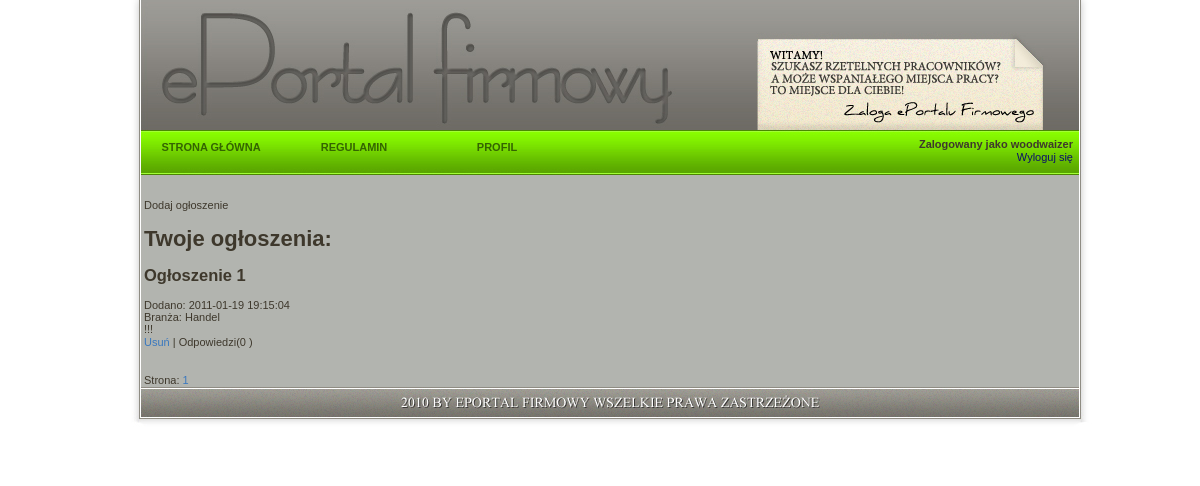
The app's page / (signed in), older data.
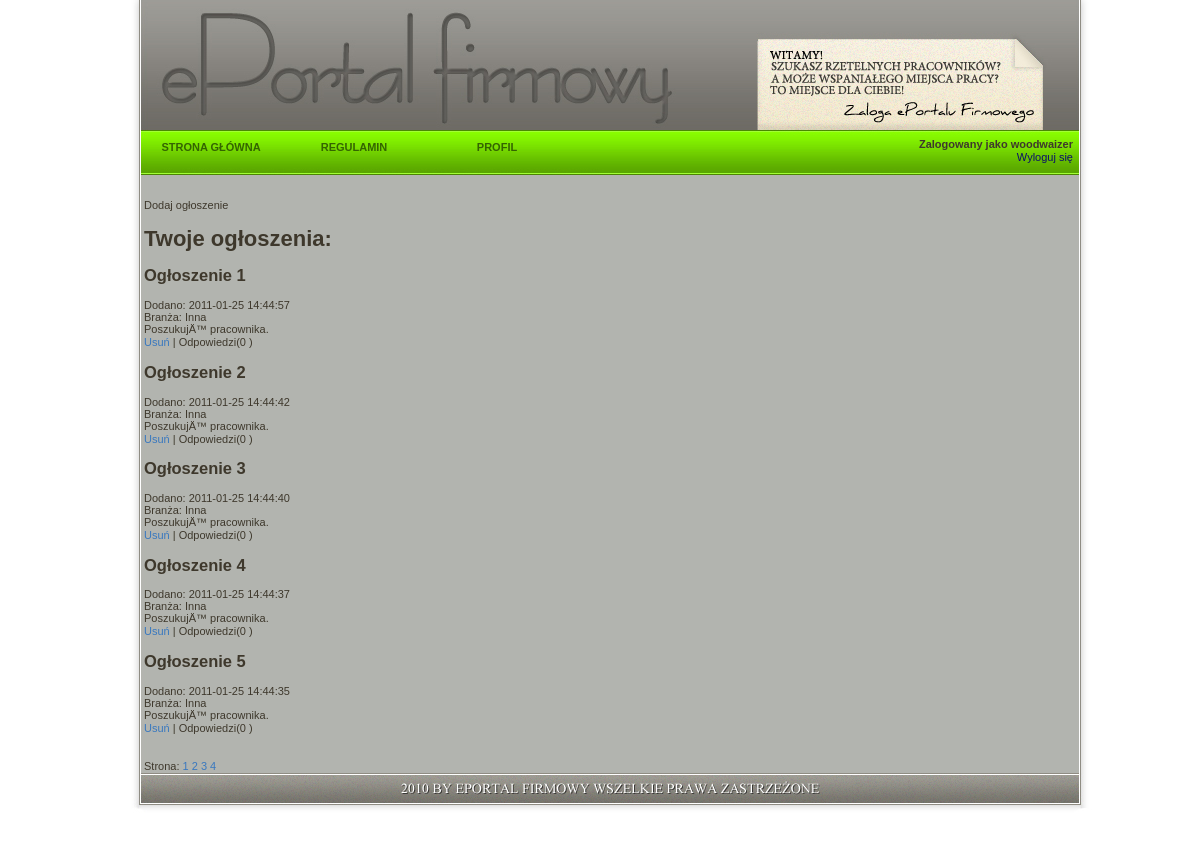
The same page, newer data.
### tables this page shows
CREATE TABLE IF NOT EXISTS `ogloszenie` (
  `id` int(11) NOT NULL AUTO_INCREMENT,
  `id_firmy` int(11) NOT NULL,
  `branza_id` int(20) NOT NULL,
  `tresc` text,
  `dodano` timestamp NOT NULL DEFAULT CURRENT_TIMESTAMP,
  PRIMARY KEY (`id`)
);

CREATE TABLE IF NOT EXISTS `branza` (
  `branza_id` int(11) NOT NULL AUTO_INCREMENT,
  `branza_nazwa` varchar(20) NOT NULL,
  PRIMARY KEY (`branza_id`)
);

### ogloszenia.php (the view, shortened to what this page needs)
<?php
if (isset($_SESSION['id_obecne'])) {
    if( $_SESSION['typ'] == 'f') {
       $id_obecne=$_SESSION['id_obecne'];
       if (!isset($_GET['page'])) {
            $page = 1;
        } else {
            $page = $_GET['page'];
        }
       $ile_na_strone = 5;
       $poczatek = ($page-1)*$ile_na_strone;
       $licznik=($page-1)*$ile_na_strone +1;
        $dbc = mysqli_connect(DB_HOST, DB_USER, DB_PASSWORD, DB_NAME) or die ('błąd bazy');
        ?>
        <a id="add_oglo_wypisz"> Dodaj ogłoszenie </a>
       <br/>
           <?php
           $query = "SELECT * FROM ogloszenie,branza WHERE id_firmy = '$id_obecne' AND ogloszenie.branza_id = branza.branza_id ORDER BY dodano DESC LIMIT $poczatek , $ile_na_strone ";
	$result = mysqli_query($dbc, $query);
                ?>
        <h1> Twoje ogłoszenia: </h1>
        <div id="oglo_lista">
        <?php
        while ($row = mysqli_fetch_array($result)) {
        $id = $row['id'];
	$branza = $row['branza_nazwa'];
        $dodano = $row['dodano'];
        $tresc = $row['tresc'];
        ?>
            <h2>Ogłoszenie <?php echo $licznik; $licznik++?></h2>
            Dodano: <?php echo $dodano; ?><br/>
            Branża: <?php echo $branza; ?><br/>
            <?php echo $tresc; ?><br/>
            <?php
             $query2 = "SELECT *,COUNT(*) FROM odp, pracownik WHERE ogl_id='$id' AND pracownik_id=pracownik.id ORDER BY data DESC";
             $result2 = mysqli_query($dbc, $query2);
             $row2 = mysqli_fetch_array($result2);
            $ile = $row2['COUNT(*)'];
            ?>
            <a href="delete_oglo.php?id=<?php echo $id; ?>" onclick="sprawdz(event,this,'')" >Usuń</a> | <a onclick='odpowiedzi("<?php echo $id; ?>")'> Odpowiedzi(<?php echo $ile;?> ) </a>
        <?php
         }
         ?>
         </div><br/><br/><?php
        $query = "SELECT COUNT(*) FROM ogloszenie WHERE id_firmy = '$id_obecne'";
        $result = mysqli_query($dbc, $query);
        $row = mysqli_fetch_array($result);
        $ilosc_ogolem = $row['COUNT(*)'];
        $ile_stron = ceil($ilosc_ogolem/$ile_na_strone);
         if ($ilosc_ogolem == 0) {
            ?>Narazie brak.<?php
         }
         else {echo 'Strona:';
            for ($i=1;$i<=$ile_stron;$i++) {
             ?>
            <a href="index.php?page=<?php echo $i ?>" ><?php echo $i; ?></a>
            <?php
            }
         }
    }
}
?>

### header.php (shortened to what this page needs)
<!DOCTYPE html>
<html>
    <head>
        <link rel="stylesheet" type="text/css" href="styles.css" />
    </head>
    <body>
        <table id="tabela" cellspacing="0">
            <tr>
                <td CLASS="top">
                    <div style="z-index:1; left:41px; top:130px; position: absolute;">
                        <ul>
                            <li>
                                <a href="index.php">STRONA GŁÓWNA</a>
                            </li>
                        </ul>
                    </div>
                    <div style="z-index:1; left:184px; top:130px; position: absolute;">
                        <ul>
                            <li>
                                <a href="regulamin.php">REGULAMIN</a>
                            </li>
                        </ul>
                    </div>
                    <?php
                    if (isset($_SESSION['id_obecne'])) {
                    ?>
                        <div style="z-index:1; left:327px; top:130px; position: absolute;">
                            <ul>
                                <li>
                                    <a href="profil.php">PROFIL</a>
                                </li>
                            </ul>
                        </div>
                    <?php
                    }
                    ?>
                    <div <?php if (!isset($_SESSION['id_obecne']))
                        echo "id='log'"; else
                        echo "id='log2'"; ?> >
                        <?php
                        if (!isset($_SESSION['id_obecne'])) {
                        ?>
                            <form method='POST' action="login3.php" >
                                <input type="text" id="login_log" name="login_log" value="<?php echo $_SESSION['login_tmp']; ?>"/>
                                <input type="password" id="haslo_log" name="haslo_log" />
                                <input type="submit" id="submit" name="submit" value=" " />
                            </form>
                        <?php
                            $_SESSION['login_tmp'] = '';
                        } else
                            echo '<p class="ok" >' . $_SESSION['ok'] . ' Zalogowany jako ' . $_SESSION['do_wyswietlenia'] . '<br/><a href="logout.php">Wyloguj się</a> </p>';
                        ?>
                    </div>
                </td>
            </tr>

### index.php (shortened to what this page needs)
<?php
	require_once('header.php');
?>
			 <td CLASS="content" STYLE="padding-right: 44px; padding-left: 44px">
                        <br/>
			<br/>
			 <?php
				if (isset($_SESSION['id_obecne'])) {
                                    if ($_SESSION['typ'] == 'f') {
                                        require_once('ogloszenia.php');
                                    }
                                    else {
                                        require_once('show_ogloszenia.php');
                                    }
			?>
			<?php
					}
			?>
			</td>

### styles.css (style rules this page uses)
body, textarea { font-family: georgia, sans-serif; color:#3e382c; font-size: 11px; background-color: #ffffff; }
#tabela { vertical-align:center; position: absolute; left:100px; top: 0px; width:1020px; }
#tabela td, #tabela tr { margin: 0x; padding: 0px; }
a:link, a:visited, a:active { text-decoration:none; line-height: 14px; color:#3978bf; font-family: georgia, sans-serif; font-size: 11px; }
.top ul, .top ul li { display: block; list-style: none; margin: 0; padding: 0; }
.top ul { position: absolute; }
.top ul li { float: left; border: 0px #a3ff35; }
.top ul a:link, .top ul a:visited { text-decoration: none; display: block; width: 140px; height: 43px; text-align: center; padding: 10px 0; font-weight: bold; background-color: #88fb00 url('img/ehe.jpg'); color: #346401; border-top: 0px solid #a3ff35; }
.top { height: 175px; width: 1020px; text-align: justify; padding: 0px; background:#ffffff url('img/head2.jpg'); }
.content { width: 1020px; text-align: justify; padding-top:25px; padding-bottom: 400px; background:#ffffff url('img/02.jpg'); }
.ending { height: 71px; width: 1020px; text-align: left; padding-left: 0px; padding-bottom: 0px; background: #ffffff url('img/stopka.jpg'); }
#log2 { height: 41px; width: 463px; position: absolute; top: 127px; left:515px; }
.ok { text-align:right; padding-right:5px; color:inherit; font-weight:bold; }
.ok a { color:#0b0f68; font-weight:normal; }

Row changes from the older to the newer data that the page shows:
no longer on this page (row unchanged): ogloszenie: dodano "2011-01-19 19:15:04", branza.branza_nazwa "Handel", tresc "!!!", ile "0"
added ogloszenie: dodano "2011-01-25 14:44:57", branza.branza_nazwa "Inna", tresc "PoszukujÄ™ pracownika.", ile "0"
added ogloszenie: dodano "2011-01-25 14:44:42", branza.branza_nazwa "Inna", tresc "PoszukujÄ™ pracownika.", ile "0"
added ogloszenie: dodano "2011-01-25 14:44:40", branza.branza_nazwa "Inna", tresc "PoszukujÄ™ pracownika.", ile "0"
added ogloszenie: dodano "2011-01-25 14:44:37", branza.branza_nazwa "Inna", tresc "PoszukujÄ™ pracownika.", ile "0"
added ogloszenie: dodano "2011-01-25 14:44:35", branza.branza_nazwa "Inna", tresc "PoszukujÄ™ pracownika.", ile "0"
Text that changed along with them:
new list line: "2"
new list line: "3"
new list line: "4"
